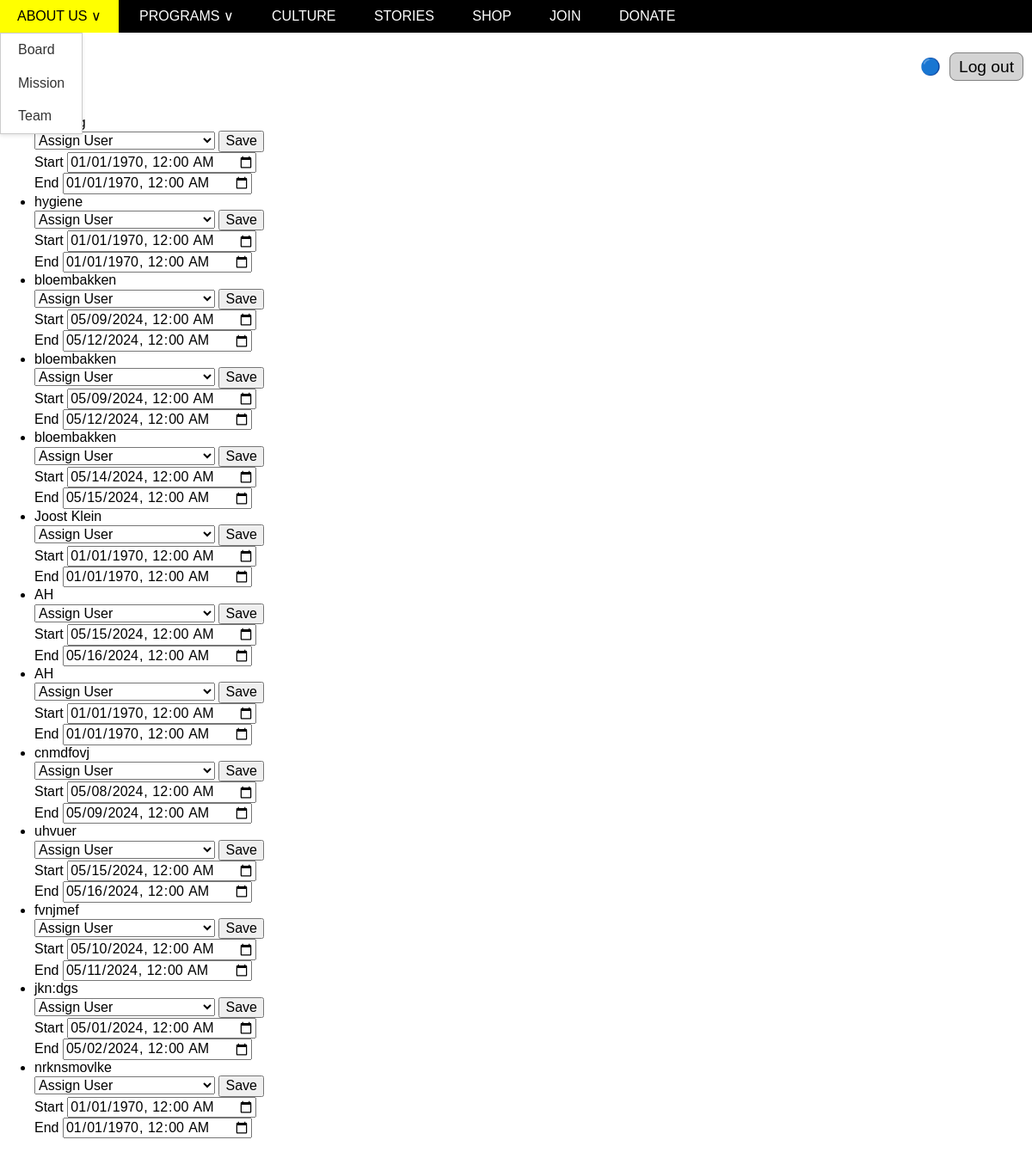
Page /manager_tasks.php on the committed database.
### tables this page shows
CREATE TABLE `hub_tasks` (
  `id` int(11) NOT NULL,
  `task_name` varchar(255) NOT NULL,
  `task_description` text,
  `task_type` varchar(100) DEFAULT NULL,
  `task_status` varchar(50) NOT NULL DEFAULT 'Open',
  `task_start_date` datetime DEFAULT NULL,
  `task_end_date` datetime DEFAULT NULL,
  `assigned_to` int(11) DEFAULT NULL,
  `hub_location_id` int(11) DEFAULT NULL,
  `assigned_manager_id` int(11) DEFAULT NULL
);

### manager_tasks.php (the view, shortened to what this page needs)
<?php
$pdo = Db::getConnection();
$tasks = [];
try {
    $stmt = $pdo->query("SELECT id, task_name, task_start_date, task_end_date, assigned_to FROM hub_tasks");
    $tasks = $stmt->fetchAll(PDO::FETCH_ASSOC);
} catch (PDOException $e) {
    error_log("Database error: " . $e->getMessage());
}
?>
<!DOCTYPE html>
<html lang="en">
<head>
    <link rel="stylesheet" href="styles/normalize.css">
    <link rel="stylesheet" href="styles/nav.css">
    <link rel="stylesheet" href="styles/style.css">
</head>
<body>
    <?php include_once("nav.inc.php"); ?>
    <div class="index_title">
        <h1>Tasks</h1>
        <div class="log_out">
            <div>🔵</div>
            <div>
                <a href="logout.php">Log out</a>
            </div>
        </div>
    </div>
    <ul>
        <?php foreach ($tasks as $task) : ?>
            <li class="task-item">
                <div class="task-details">
                    <div><?php echo $task['task_name']; ?></div>
                    <form action="update_task.php" method="post" id="assign_form_<?php echo $task['id']; ?>" onchange="toggleDateTimeFields(<?php echo $task['id']; ?>)">
                        <select name="user_id" id="task_<?php echo $task['id']; ?>">
                            <option value="">Assign User</option>
                        </select>
                        <button type="submit">Save</button>
                    </form>
                </div>
                <div class="datetime-field">
                    <label for="start_datetime_<?php echo $task['id']; ?>" class="text-slate-700">Start</label>
                    <input type="datetime-local" name="start_datetime_<?php echo $task['id']; ?>" id="start_datetime_<?php echo $task['id']; ?>" class="border-solid border-slate-20 border-2 rounded" value="<?php echo date('Y-m-d\TH:i', strtotime($task['task_start_date'])); ?>" />
                </div>
                <div class="datetime-field">
                    <label for="end_datetime_<?php echo $task['id']; ?>" class="text-slate-700">End</label>
                    <input type="datetime-local" name="end_datetime_<?php echo $task['id']; ?>" id="end_datetime_<?php echo $task['id']; ?>" class="border-solid border-slate-20 border-2 rounded" value="<?php echo date('Y-m-d\TH:i', strtotime($task['task_end_date'])); ?>" />
                </div>
            </li>
        <?php endforeach; ?>
    </ul>
</body>
</html>

### styles/nav.css (style rules this page uses)
* { font-family: sans-serif; }

### styles/style.css (style rules this page uses)
* { font-family: sans-serif; }
.index_title { display: flex; justify-content: space-between; align-items: center; }
.log_out { display: flex; align-items: center; font-size: larger; }
.log_out > div { margin-right: 10px; }
.log_out a { color: black; text-decoration: none; padding: 5px 10px; border: 1px solid gray; border-radius: 8px; background-color: lightgray; }

### rows in the picture
hub_tasks: task_start_date "01/01/1970 00:00", task_end_date "01/01/1970 00:00"
hub_tasks: task_name "hygiene", task_start_date "01/01/1970 00:00", task_end_date "01/01/1970 00:00"
hub_tasks: task_name "bloembakken", task_start_date "05/09/2024 00:00", task_end_date "05/12/2024 00:00"
hub_tasks: task_name "bloembakken", task_start_date "05/09/2024 00:00", task_end_date "05/12/2024 00:00"
hub_tasks: task_name "bloembakken", task_start_date "05/14/2024 00:00", task_end_date "05/15/2024 00:00"
hub_tasks: task_name "Joost Klein", task_start_date "01/01/1970 00:00", task_end_date "01/01/1970 00:00"
hub_tasks: task_name "AH", task_start_date "05/15/2024 00:00", task_end_date "05/16/2024 00:00"
hub_tasks: task_name "AH", task_start_date "01/01/1970 00:00", task_end_date "01/01/1970 00:00"
hub_tasks: task_name "cnmdfovj", task_start_date "05/08/2024 00:00", task_end_date "05/09/2024 00:00"
hub_tasks: task_name "uhvuer", task_start_date "05/15/2024 00:00", task_end_date "05/16/2024 00:00"
hub_tasks: task_name "fvnjmef", task_start_date "05/10/2024 00:00", task_end_date "05/11/2024 00:00"
hub_tasks: task_name "jkn:dgs", task_start_date "05/01/2024 00:00", task_end_date "05/02/2024 00:00"
hub_tasks: task_name "nrknsmovlke", task_start_date "01/01/1970 00:00", task_end_date "01/01/1970 00:00"
